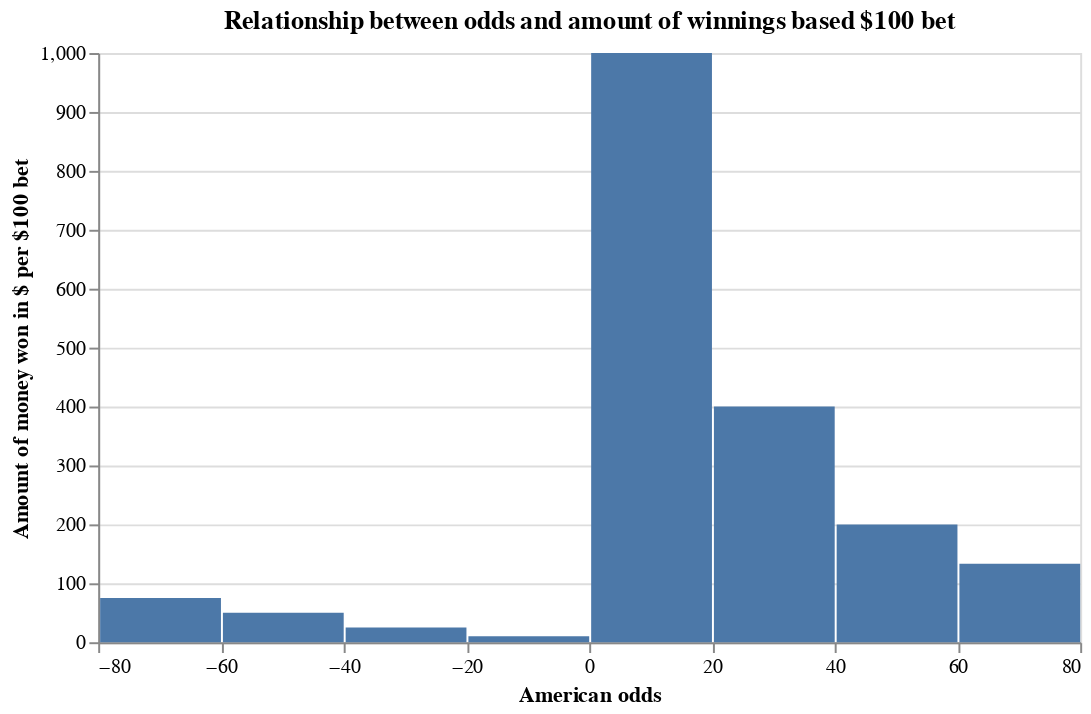

Notebook source saved alongside this figure:
### Code cell
#graph the above data
chart1 = alt.Chart(odds_win_table, width=500, height=300).mark_bar().encode(
                   x=alt.X('odds', bin=alt.Bin(maxbins=10), title='American odds'), 
                   y=alt.Y('wins', title='Amount of money won in $ per $100 bet')
         ).properties(title="Relationship between odds and amount of winnings based $100 bet")
chart1

### Figure 1 — Vega-Lite specification as saved in the notebook (floating-point values rounded to 4 significant figures)
{"config": {"view": {"continuousWidth": 400, "continuousHeight": 300}}, "data": {"name": "data-14c3eafe9182061c6e8c336dc7f084ed"}, "mark": "bar", "encoding": {"x": {"bin": {"maxbins": 10}, "field": "odds", "title": "American odds", "type": "quantitative"}, "y": {"field": "wins", "title": "Amount of money won in $ per $100 bet", "type": "quantitative"}}, "height": 300, "title": "Relationship between odds and amount of winnings based $100 bet", "width": 500, "$schema": "https://vega.github.io/schema/vega-lite/v4.17.0.json", "datasets": {"data-14c3eafe9182061c6e8c336dc7f084ed": [{"odds": -75, "wins": 75.0}, {"odds": -50, "wins": 50.0}, {"odds": -25, "wins": 25.0}, {"odds": -10, "wins": 10.0}, {"odds": 10, "wins": 1000.0}, {"odds": 25, "wins": 400.0}, {"odds": 50, "wins": 200.0}, {"odds": 75, "wins": 133.3}]}}
